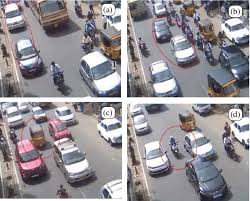
#> input picture As05/Image/input.jpg, 250 x 201 px, found by its file name
$ jupyter execute 'Intelligent Image Enhancement & Analysis System.ipynb'   (older library calls are emulated)
#> lines starting #> are read from the running program, lines starting #| are printed output that depends on the picture; after the words box and inside, x2 and y2 are one past the last pixel; in counts of white or black regions, pixels touching at a corner belong together
[cell 1]
# ===============================
# Name: Sahil Bhardwaj
# Course: Image Processing & Computer Vision
# Assignment: Intelligent Image Enhancement & Analysis System
# ===============================

# !pip install opencv-python numpy matplotlib scikit-image

import cv2
import numpy as np
import matplotlib.pyplot as plt
import os
from skimage.metrics import structural_similarity as ssim

print("===== INTELLIGENT IMAGE PROCESSING SYSTEM =====")


# ===============================
# LOAD IMAGE (FIX THIS PATH)
# ===============================
image_paths = [
    "D:/Downloads/As05/Image/input.jpg",
    "D:/Downloads/As05/Image/image2.jpg",
    "D:/Downloads/As05/Image/image3.jpg"
]

for image_path in image_paths:
    print("\nProcessing:", image_path)

    image = cv2.imread(image_path)
#> image is the input picture: shape (201, 250, 3); mean B, G, R 149.9, 145, 149.1

    if image is None:
        print("❌ ERROR: Image not loaded:", image_path)
        continue

    print("✅ Image loaded")

    # Resize + grayscale
    image = cv2.resize(image, (512, 512))
#> image: shape (512, 512, 3)
    gray = cv2.cvtColor(image, cv2.COLOR_BGR2GRAY)
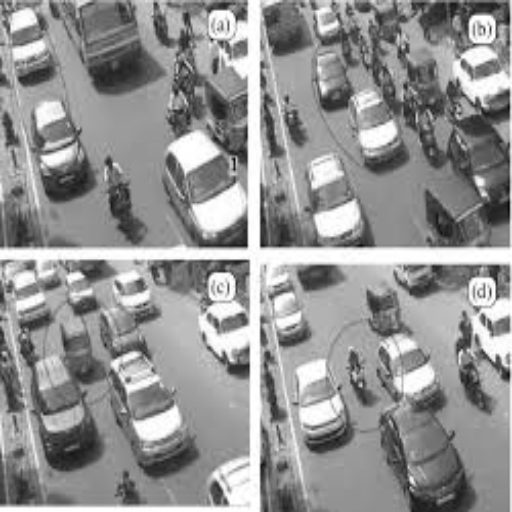
#> gray: shape (512, 512); min 4, max 255, mean 146.7

    # Show image
    import matplotlib.pyplot as plt
    plt.imshow(gray, cmap='gray')
    plt.title(image_path)
    plt.axis('off')
    plt.show()
#> pass 2 of the loop `for image_path in image_paths:`:
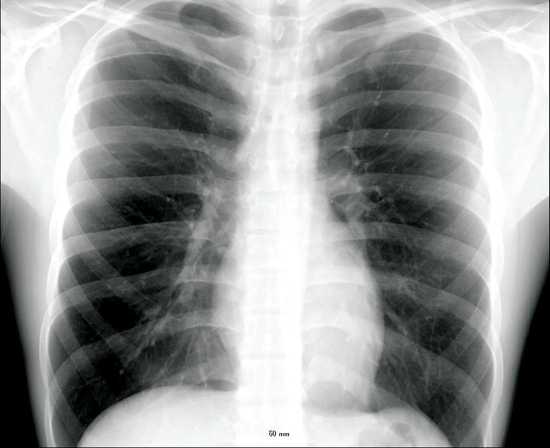
#> input picture As05/Image/image2.jpg, 1100 x 896 px, found by its file name (shown at 1/2 size)
#> image is the input picture: shape (896, 1100, 3); mean B, G, R 152.8, 152.4, 150.6
#> `image = cv2.resize(image, (512, 512))`:
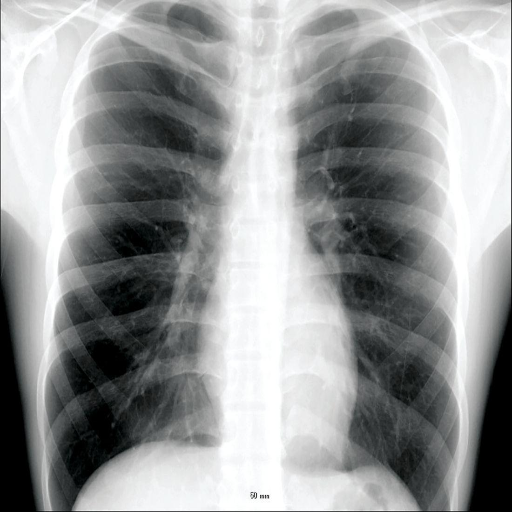
#> image: shape (512, 512, 3); mean B, G, R 152.7, 152.4, 150.5
#> pass 3 of the loop `for image_path in image_paths:`:
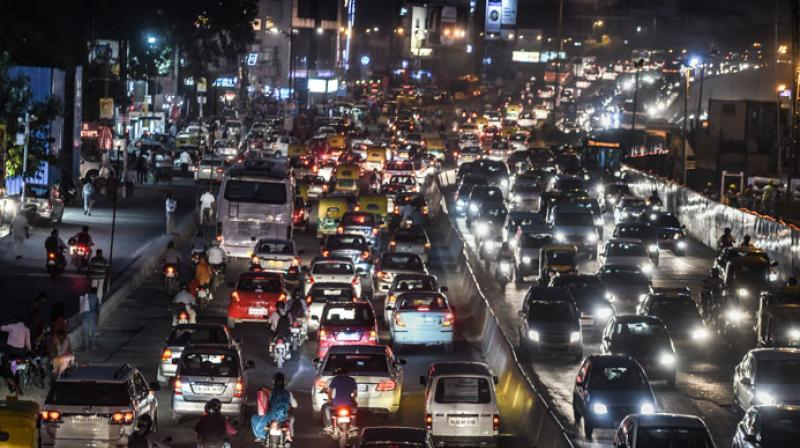
#> input picture As05/Image/image3.jpg, 800 x 448 px, found by its file name
#> image is the input picture: shape (448, 800, 3); mean B, G, R 72.4, 71.2, 76.9
#> `image = cv2.resize(image, (512, 512))`:
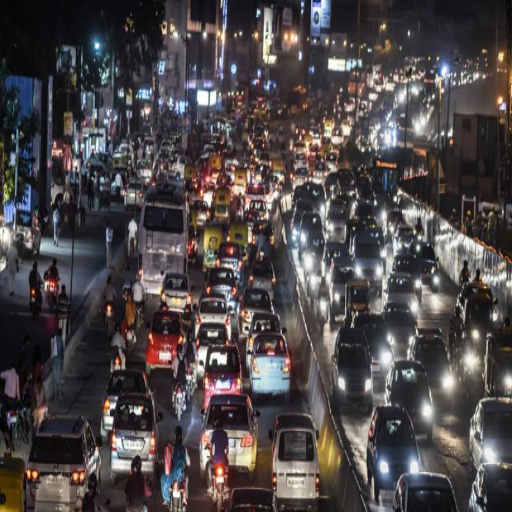
#> image: shape (512, 512, 3); mean B, G, R 72.3, 71.1, 76.8
#> `gray = cv2.cvtColor(image, cv2.COLOR_BGR2GRAY)`:
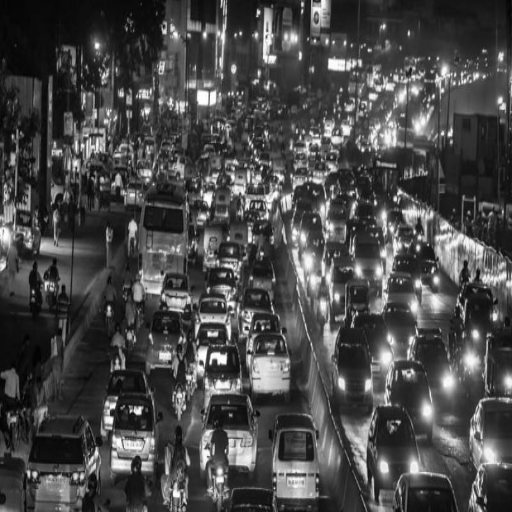
#> gray: shape (512, 512); min 1, max 255, mean 72.9

    # 👉 paste your FULL pipeline code here (noise, segmentation, etc.)
# ===============================
# TASK 3: ADD NOISE
# ===============================
print("\n--- Adding Noise ---")

# Gaussian Noise
gaussian_noise = gray + np.random.normal(0, 25, gray.shape)
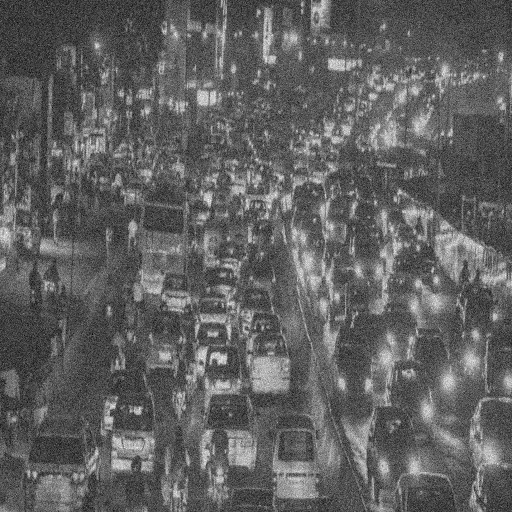
#> gaussian_noise: shape (512, 512) float64; min -96.36, max 348.6, mean 73; drawn with min black and max white
gaussian_noise = np.clip(gaussian_noise, 0, 255).astype(np.uint8)

# Salt & Pepper
sp_noise = gray.copy()
prob = 0.02
rnd = np.random.rand(*gray.shape)
sp_noise[rnd < prob] = 0
sp_noise[rnd > 1 - prob] = 255


# ===============================
# RESTORATION
# ===============================
mean = cv2.blur(gaussian_noise, (5,5))
median = cv2.medianBlur(sp_noise, 5)
gaussian = cv2.GaussianBlur(gaussian_noise, (5,5), 0)

# Contrast Enhancement
clahe = cv2.createCLAHE(clipLimit=2.0)
enhanced = clahe.apply(gray)
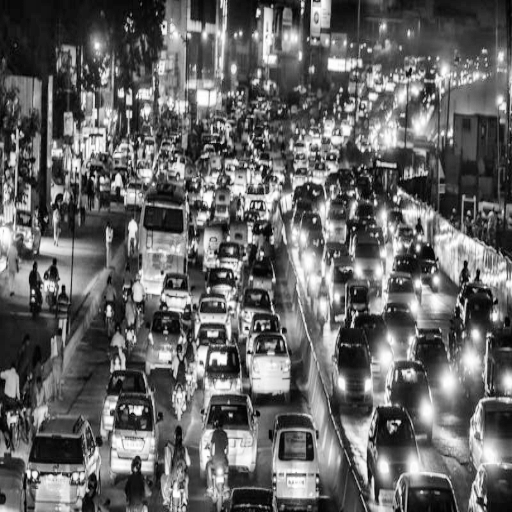
#> enhanced: shape (512, 512); min 1, max 255, mean 100.6


# ===============================
# SEGMENTATION
# ===============================
_, global_thresh = cv2.threshold(enhanced, 127, 255, cv2.THRESH_BINARY)
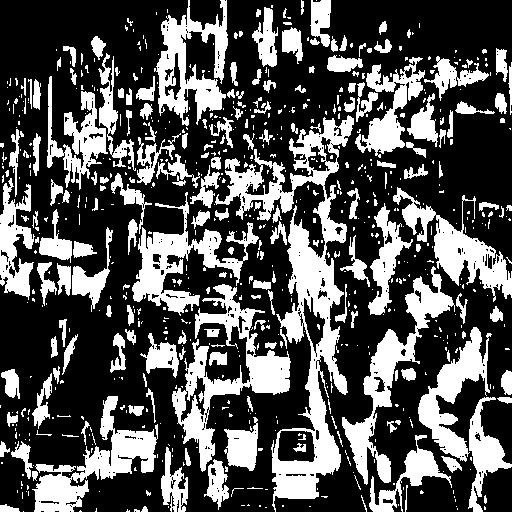
#> global_thresh: shape (512, 512); 32.9% white; 708 white regions (505 under 20 px), largest, box (x1, y1, x2, y2) and area: (215, 115, 354, 512) 13098, (172, 284, 291, 472) 5942, (342, 266, 455, 485) 4876
_, otsu = cv2.threshold(enhanced, 0, 255, cv2.THRESH_BINARY + cv2.THRESH_OTSU)
#> otsu: shape (512, 512); 36.8% white; 647 white regions (464 under 20 px), largest, box (x1, y1, x2, y2) and area: (111, 114, 354, 512) 27125, (340, 186, 512, 315) 6444, (417, 326, 512, 512) 5851


# ===============================
# MORPHOLOGY
# ===============================
kernel = np.ones((3,3), np.uint8)
erosion = cv2.erode(otsu, kernel, 1)
#> erosion: shape (512, 512); 22.9% white; 486 white regions (323 under 20 px), largest, box (x1, y1, x2, y2) and area: (272, 220, 346, 498) 6362, (419, 328, 487, 460) 3133, (173, 344, 289, 471) 3042
dilation = cv2.dilate(erosion, kernel, 1)
#> dilation: shape (512, 512); 33% white; 364 white regions (147 under 20 px), largest, box (x1, y1, x2, y2) and area: (271, 219, 347, 499) 8623, (418, 327, 512, 512) 5591, (341, 277, 455, 484) 4609


# ===============================
# EDGE DETECTION
# ===============================
sobelx = cv2.Sobel(gray, cv2.CV_64F, 1, 0)
sobely = cv2.Sobel(gray, cv2.CV_64F, 0, 1)
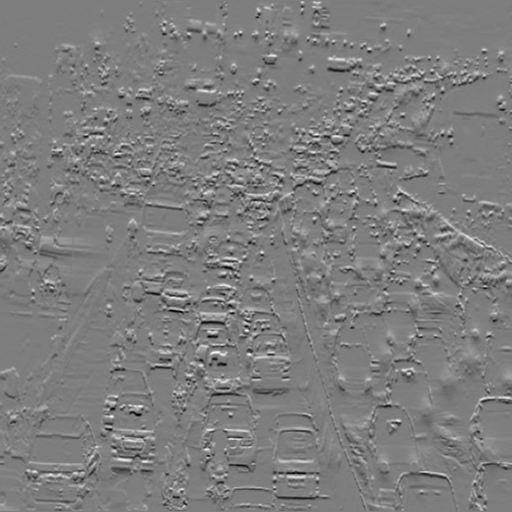
#> sobely: shape (512, 512) float64; min -644, max 658, mean 0.4; drawn with min black and max white
sobel = cv2.magnitude(sobelx, sobely)
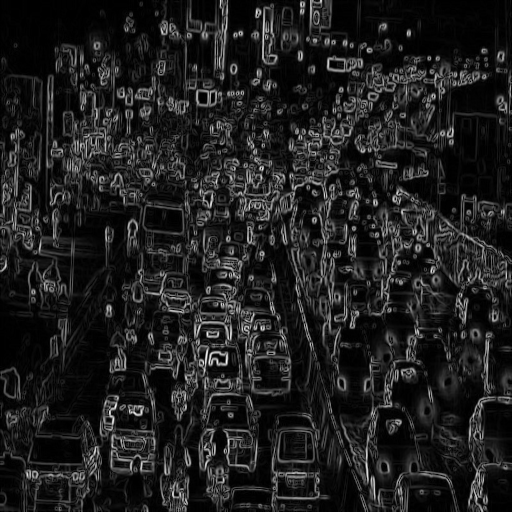
#> sobel: shape (512, 512) float64; min 0, max 847.7, mean 105.1; drawn with min black and max white

canny = cv2.Canny(gray, 100, 200)
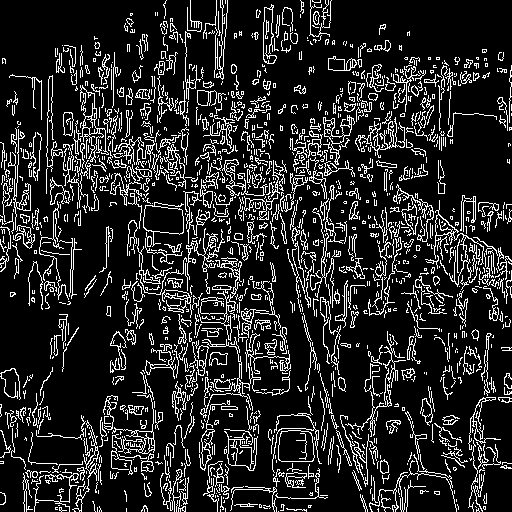
#> canny: shape (512, 512); 15.3% white in thin lines or dots


# ===============================
# CONTOURS
# ===============================
contours, _ = cv2.findContours(canny, cv2.RETR_EXTERNAL, cv2.CHAIN_APPROX_SIMPLE)
#> contours = 1429 contours, 1260 with area under 20; largest, box (x1, y1, x2, y2) and area: (278, 430, 315, 462) 1023, (143, 202, 184, 247) 980, (80, 85, 109, 163) 672, (224, 431, 258, 471) 534, (111, 394, 155, 475) 486
output = image.copy()

for cnt in contours:
    if cv2.contourArea(cnt) > 500:
        x,y,w,h = cv2.boundingRect(cnt)
        cv2.rectangle(output, (x,y), (x+w,y+h), (0,255,0), 2)
#> this loop made 1429 passes
#> (x, y, w, h) on passes 186, 190, 816, 1254: (224, 431, 34, 40), (278, 430, 37, 32), (143, 202, 41, 45), (80, 85, 29, 78)
#> cnt on passes 1, 2, 4, 6, 7, 9: [[278, 511]], [[220, 509], [220, 511]], [[378, 508], [377, 509], [378, 510], [378, 511]], [[225, 508], [225, 511]], [[126, 508], [126, 511]], [[97, 507], [97, 511]]
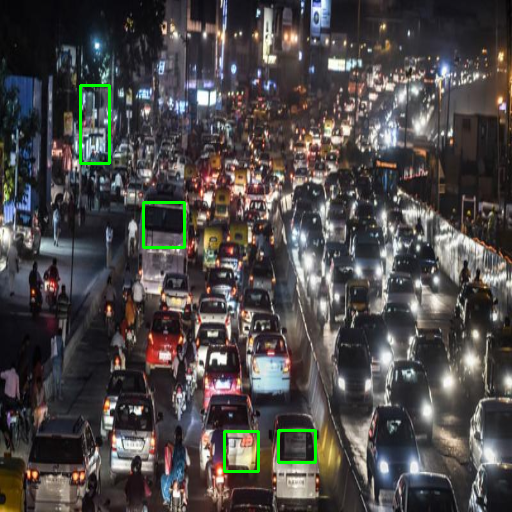
#> output: shape (512, 512, 3); 0.76% of pixels changed, all inside (x1, y1, x2, y2) = (79, 84, 317, 473)


# ===============================
# FEATURE EXTRACTION (ORB)
# ===============================
orb = cv2.ORB_create()
kp, des = orb.detectAndCompute(gray, None)
#> kp = 500 keypoints; strongest (x, y, size): (138, 413, 37.2), (202, 362, 37.2), (221, 361, 53.6), (222, 361, 64.3)
orb_img = cv2.drawKeypoints(image, kp, None, color=(0,255,0))
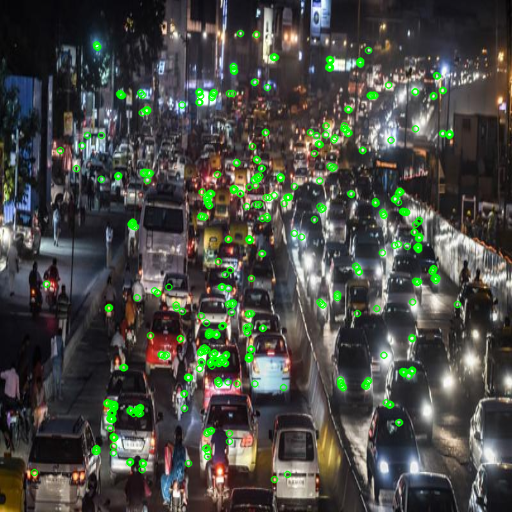
#> orb_img: shape (512, 512, 3); mean B, G, R 68.5, 74.5, 72.8


# ===============================
# METRICS (MSE, PSNR, SSIM)
# ===============================
def mse(img1, img2):
    return np.mean((img1 - img2) ** 2)

def psnr(img1, img2):
    m = mse(img1, img2)
    if m == 0:
        return 100
    return 20 * np.log10(255.0 / np.sqrt(m))

mse_val = mse(gray, gaussian)
#> mse_val = 60.98
psnr_val = psnr(gray, gaussian)
#> psnr_val = 30.28
ssim_val = ssim(gray, gaussian)
#> ssim_val = 0.803

print("\n--- PERFORMANCE ---")
print("MSE:", round(mse_val,2))
#| MSE: 60.98
print("PSNR:", round(psnr_val,2))
#| PSNR: 30.28
print("SSIM:", round(ssim_val,2))
#| SSIM: 0.8


# ===============================
# FINAL VISUALIZATION
# ===============================
plt.figure(figsize=(15,10))

plt.subplot(2,4,1); plt.imshow(gray, cmap='gray'); plt.title("Original")
plt.subplot(2,4,2); plt.imshow(gaussian_noise, cmap='gray'); plt.title("Noisy")
plt.subplot(2,4,3); plt.imshow(gaussian, cmap='gray'); plt.title("Restored")
plt.subplot(2,4,4); plt.imshow(enhanced, cmap='gray'); plt.title("Enhanced")

plt.subplot(2,4,5); plt.imshow(otsu, cmap='gray'); plt.title("Segmented")
plt.subplot(2,4,6); plt.imshow(dilation, cmap='gray'); plt.title("Morphology")
plt.subplot(2,4,7); plt.imshow(canny, cmap='gray'); plt.title("Edges")
plt.subplot(2,4,8); plt.imshow(cv2.cvtColor(orb_img, cv2.COLOR_BGR2RGB)); plt.title("Features")

plt.tight_layout()
plt.show()
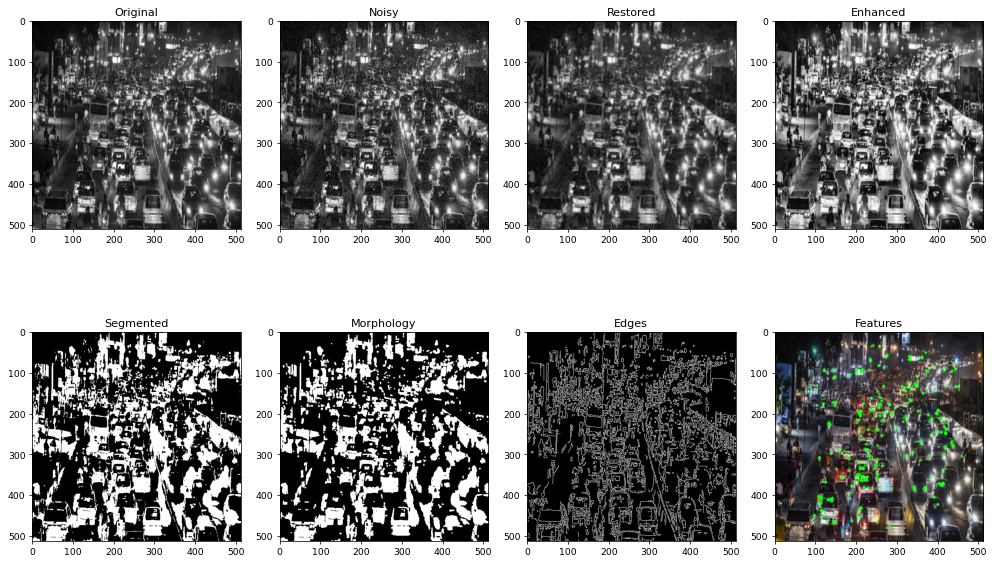
#> figure drawn by matplotlib, 8 panels


# ===============================
# SAVE OUTPUTS
# ===============================
os.makedirs("outputs", exist_ok=True)

cv2.imwrite("outputs/original.png", gray)
cv2.imwrite("outputs/noisy.png", gaussian_noise)
cv2.imwrite("outputs/restored.png", gaussian)
cv2.imwrite("outputs/enhanced.png", enhanced)
cv2.imwrite("outputs/segmented.png", otsu)
cv2.imwrite("outputs/features.png", orb_img)

print("\n✅ ALL OUTPUTS SAVED")
print("===== SYSTEM COMPLETED =====")
